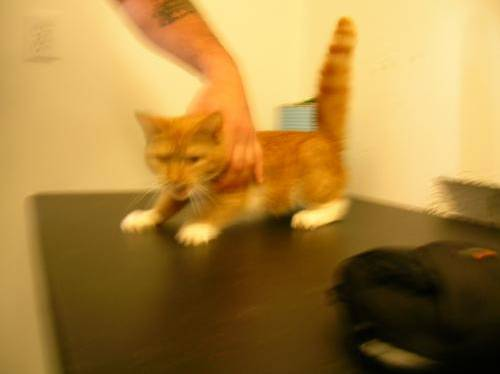
#> input picture ThucHanh/ThucHanh4/images/dogscats_small/train/cat.0.jpg, 500 x 374 px, found by its file name
$ jupyter execute --allow-errors TH4_20522012.ipynb
#> lines starting #> are read from the running program, lines starting #| are printed output that depends on the picture
# Thông tin sinh viên
* MSSV: 20522012
* Họ và tên: Phạm Trần Anh Tiên
* Bài tập 4
* Ngày thực hiện: 22/3/2022

# Kết nối đến Google Drive và cài đặt một số thư viện cần thiết

[cell 1]
# from google.colab import drive
# drive.mount('/content/drive')

[cell 2]
import cv2
import os
import numpy as np
from skimage import feature
from sklearn.neighbors import KNeighborsClassifier
from sklearn.linear_model import LogisticRegression

# Các hàm tính đặc trưng ảnh

[cell 3]
def TinhHist(pathfilename):
    img = cv2.imread(pathfilename,0)
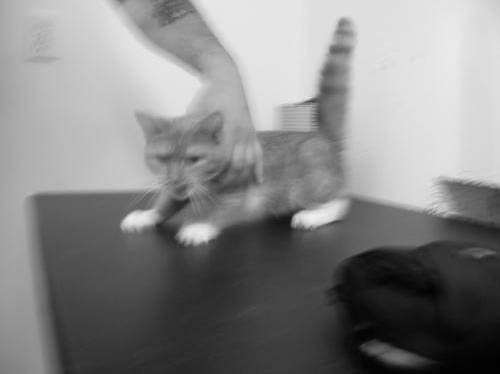
#> img: shape (374, 500); min 0, max 242, mean 133.4
    hist = cv2.calcHist([img],[0],None,[256],[0,256])
#> hist = 256 values, max 3756 at index 222, min 0 at index 239, mean 730.5
    size = img.shape[0]*img.shape[1]
#> size = 187000
    hist = hist / size
#> hist = 256 values, max 0.0201 at index 222, min 0 at index 239, mean 0.00391
    return hist

def TinhHog(pathfilename):
    img = cv2.imread(pathfilename,0)
    img = cv2.resize(img, (128, 256))
    (hog, hog_image) = feature.hog(img, orientations=9,
                                                        pixels_per_cell=(8, 8), cells_per_block=(2, 2),
                                                        block_norm='L2-Hys', visualize=True, transform_sqrt=True)
    return hog

def ReadData(path_to_file, option):
    features = []
    labels = []
    for file_name in sorted(os.listdir(path_to_file)):
        if file_name[:3] == 'cat':
            labels.append(0)
        else:
            labels.append(1)


        feature = ExtractFeature(os.path.join(path_to_file, file_name), option)
        features.append(feature)

    return features, labels


def ExtractFeature(pathfilename, option):
    if option==0:
        return TinhHist(pathfilename)
    else:
        return TinhHog(pathfilename)

# Đọc dữ liệu

[cell 4]
DATA_DIR = '/content/drive/MyDrive/CS231.M22.KHCL/Baitap/Dataset/dogscats_small'
TRAIN_DIR = os.path.join(DATA_DIR, 'train')
TEST_DIR = os.path.join(DATA_DIR, 'test')

[cell 5]
#Histogram
train_hist_features, train_hist_labels = ReadData(path_to_file=TRAIN_DIR,
                                                                option=0)
#> train_hist_features = 1 item; train_hist_labels = [0]
test_hist_features, test_hist_labels = ReadData(path_to_file=TEST_DIR,
                                                            option=0)
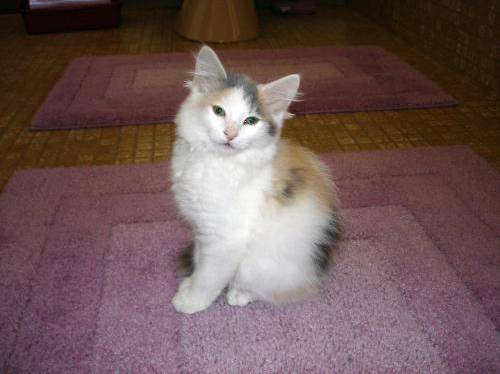
#> input picture ThucHanh/ThucHanh4/images/dogscats_small/test/cat.10.jpg, 500 x 374 px, found by its file name
#> in TinhHist (call 2), `img = cv2.imread(pathfilename,0)`:
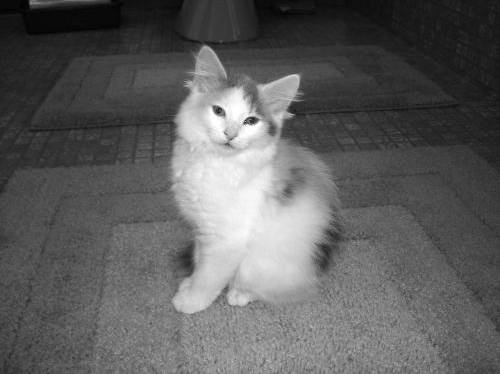
#> img: shape (374, 500); min 0, max 255, mean 94.1
#> in TinhHist (call 2), `hist = cv2.calcHist([img],[0],None,[256],[0,256])`: hist = 256 values, max 2075 at index 77, min 2 at index 0, mean 730.5
#> in TinhHist (call 2), `hist = hist / size`: hist = 256 values, max 0.0111 at index 77, min 1.07e-05 at index 0, mean 0.00391
#> test_hist_features = 1 item; test_hist_labels = [0]

train_hist_features = np.array(train_hist_features)
#> train_hist_features = 256 values, max 0.0201 at index 222, min 0 at index 239, mean 0.00391
train_hist_features = np.squeeze(train_hist_features)
train_hist_labels = np.array(train_hist_labels)

test_hist_features = np.array(test_hist_features)
#> test_hist_features has the same summary as hist in TinhHist
test_hist_features = np.squeeze(test_hist_features)
test_hist_labels = np.array(test_hist_labels)

[cell 6]
#Hog
train_hog_features, train_hog_labels = ReadData(path_to_file=TRAIN_DIR,
                                                                option=1)
#> in TinhHog, `img = cv2.resize(img, (128, 256))`:
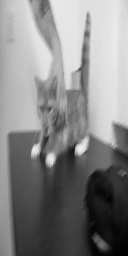
#> img: shape (256, 128); min 1, max 240, mean 133.3
#> in TinhHog, `(hog, hog_image) = feature.hog(img, orientations=9, pixels_per_cell=(8..`: hog = 16740 values, max 0.692 at index 8716, min 0 at index 1, mean 0.108
#> train_hog_features = 1 item; train_hog_labels = [0]
test_hog_features, test_hog_labels = ReadData(path_to_file=TEST_DIR,
                                                            option=1)
#> in TinhHog (call 2), `img = cv2.resize(img, (128, 256))`:
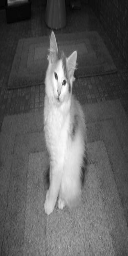
#> img: shape (256, 128); min 0, max 255, mean 94
#> in TinhHog (call 2), `(hog, hog_image) = feature.hog(img, orientations=9, pixels_per_cell=(8..`: hog = 16740 values, max 0.517 at index 4473, min 0 at index 5, mean 0.143
#> test_hog_features = 1 item; test_hog_labels = [0]
train_hog_features = np.array(train_hog_features)
train_hog_features = np.squeeze(train_hog_features)
#> train_hog_features = 16740 values, max 0.692 at index 8716, min 0 at index 1, mean 0.108
train_hog_labels = np.array(train_hog_labels)

test_hog_features = np.array(test_hog_features)
test_hog_features = np.squeeze(test_hog_features)
#> test_hog_features has the same summary as hog in TinhHog
test_hog_labels = np.array(test_hog_labels)
